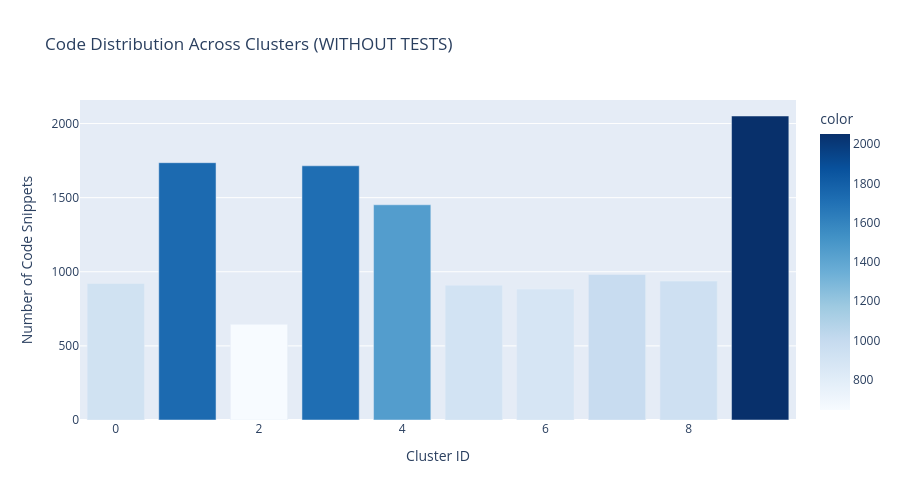

The notebook cell this image was saved under:
### Markdown cell above
### 9.1 Cluster Sizes

### Code cell
# Visualize cluster sizes
cluster_sizes = df['cluster_kmeans'].value_counts().sort_index()

fig = px.bar(
    x=cluster_sizes.index,
    y=cluster_sizes.values,
    title='Code Distribution Across Clusters (WITHOUT TESTS)',
    labels={'x': 'Cluster ID', 'y': 'Number of Code Snippets'},
    color=cluster_sizes.values,
    color_continuous_scale='Blues'
)

fig.update_layout(showlegend=False, height=500)
fig.show()

### Figure 1 — Plotly figure (JSON) as saved in the notebook; plotly's stock layout.template omitted (floating-point values rounded to 4 significant figures)
{"data": [{"hovertemplate": "Cluster ID=%{x}<br>Number of Code Snippets=%{y}<br>color=%{marker.color}<extra></extra>", "legendgroup": "", "marker": {"color": [921, 1736, 646, 1715, 1452, 909, 883, 982, 937, 2051], "coloraxis": "coloraxis", "pattern": {"shape": ""}}, "name": "", "orientation": "v", "showlegend": false, "textposition": "auto", "type": "bar", "x": [0, 1, 2, 3, 4, 5, 6, 7, 8, 9], "xaxis": "x", "y": [921, 1736, 646, 1715, 1452, 909, 883, 982, 937, 2051], "yaxis": "y"}], "layout": {"barmode": "relative", "coloraxis": {"colorbar": {"title": {"text": "color"}}, "colorscale": [[0, "rgb(247,251,255)"], [0.125, "rgb(222,235,247)"], [0.25, "rgb(198,219,239)"], [0.375, "rgb(158,202,225)"], [0.5, "rgb(107,174,214)"], [0.625, "rgb(66,146,198)"], [0.75, "rgb(33,113,181)"], [0.875, "rgb(8,81,156)"], [1, "rgb(8,48,107)"]]}, "height": 500, "legend": {"tracegroupgap": 0}, "showlegend": false, "title": {"text": "Code Distribution Across Clusters (WITHOUT TESTS)"}, "xaxis": {"anchor": "y", "domain": [0, 1], "title": {"text": "Cluster ID"}}, "yaxis": {"anchor": "x", "domain": [0, 1], "title": {"text": "Number of Code Snippets"}}}}
